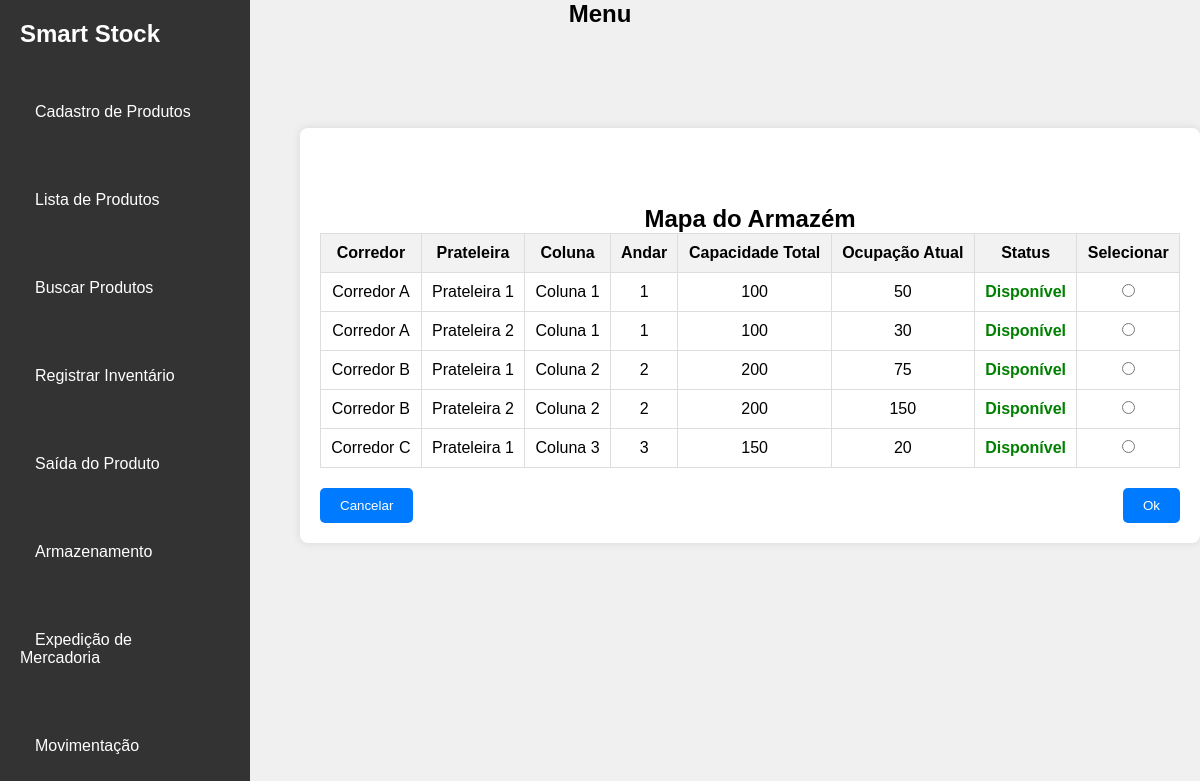
Before: /view/Armazenamento.php (signed in) with the older database file.
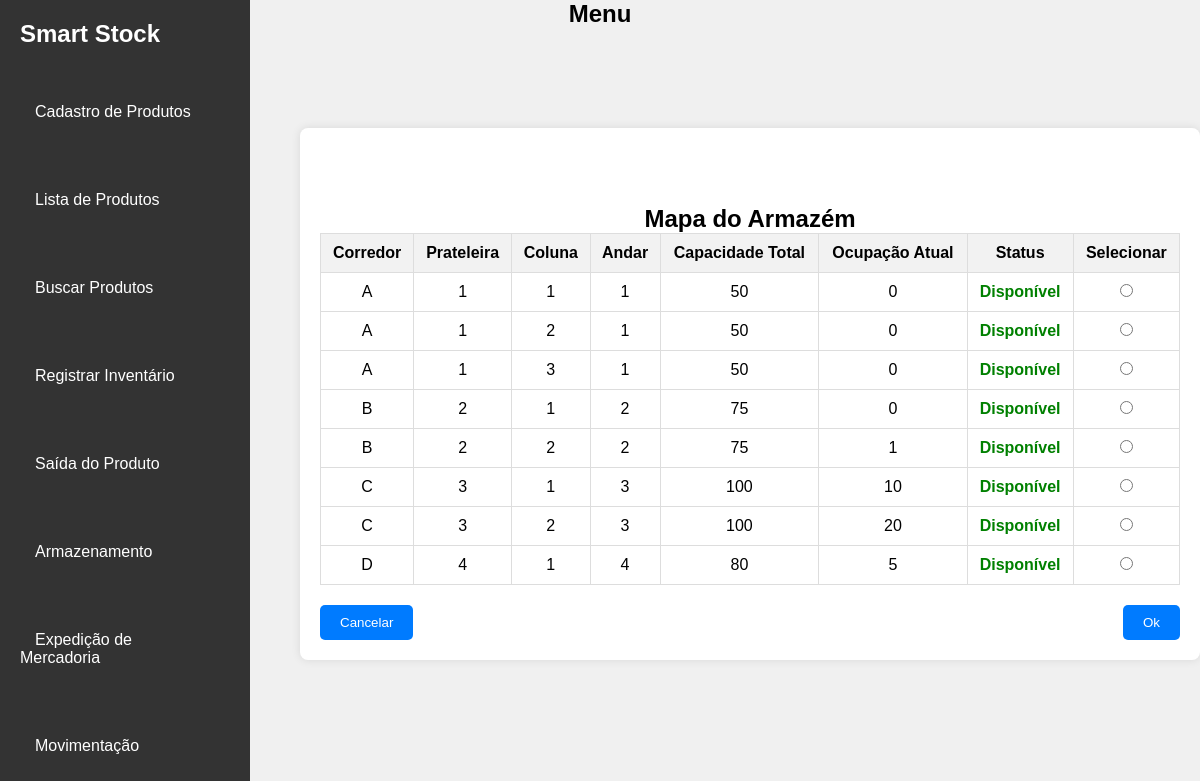
After: the same page with the newer database file.
### tables this page shows
CREATE TABLE `localizacao` (
  `localizacao_id` int NOT NULL,
  `corredor` varchar(50) DEFAULT NULL,
  `prateleira` varchar(255) NOT NULL,
  `coluna` varchar(255) NOT NULL,
  `andar` int NOT NULL,
  `capacidade_total` int NOT NULL,
  `ocupacao_atual` int NOT NULL
);

### dao/LocalizacaoDao.php (called while the page is built, shortened)
<?php
class LocalizacaoDAO
{
    public static function listarLocalizacao()
    {
        try {
            $conexao = Conexao::conectar();
            $query = "SELECT * FROM localizacao";
            $stmt = $conexao->prepare($query);
            $stmt->execute();
            return $stmt->fetchAll(PDO::FETCH_ASSOC);
        } catch (PDOException $e) {
            throw new Exception('Erro ao listar localizações: ' . $e->getMessage());
        }
    }
}

### view/Armazenamento.php (the view, shortened to what this page needs)
<!DOCTYPE html>
<html lang="pt-BR">
<head>
</head>
<?php
$localizacoes = LocalizacaoDao::ListarLocalizacao();
?>
<!DOCTYPE html>
<html lang="pt-BR">
<head>
    <link rel="stylesheet" href="../css/header.css">
    <link rel="stylesheet" href="../css/index.css">
</head>
<body>
    <header id="header">
        <nav id="navbar">
            <h1 id="system-name">Smart Stock</h1>
            <ul id="nav">
                <li class="nav-item"><a href="cadastroProduto.php">Cadastro de Produtos</a></li>
                <li class="nav-item"><a href="listaProduto.php">Lista de Produtos</a></li>
                <li class="nav-item"><a href="buscarProduto.php">Buscar Produtos</a></li>
                <li class="nav-item"><a href="registrarInventario.php">Registrar Inventário</a></li>
                <li class="nav-item"><a href="registrarSaidaProduto.php">Saída do Produto</a></li>
                <li class="nav-item"><a href="Armazenamento.php">Armazenamento</a></li>
                <li class="nav-item"><a href="ExpediçãodeMercadoria.php">Expedição de Mercadoria</a></li>
                <li class="nav-item"><a href="movimentacao.php">Movimentação</a></li>
            </ul>
        </nav>
    </header>
    <nav class="menu" id="menu">
        <h2>Menu</h2>
    </nav>
    <div class="container">
        <h1>Selecione o Local de Armazenamento</h1>
        <form id="form-locacao" action="../controller/cadastrarLocalizacao.php" method="post">
            <div class="map">
                <h2>Mapa do Armazém</h2>
                <table id="warehouse-map">
                    <thead>
                        <tr>
                            <th>Corredor</th>
                            <th>Prateleira</th>
                            <th>Coluna</th>
                            <th>Andar</th>
                            <th>Capacidade Total</th>
                            <th>Ocupação Atual</th>
                            <th>Status</th>
                            <th>Selecionar</th>
                        </tr>
                    </thead>
                    <tbody id="location-table">
                        <?php foreach ($localizacoes as $localizacao): ?>
                            <tr>
                                <td><?php echo htmlspecialchars($localizacao['corredor']); ?></td>
                                <td><?php echo htmlspecialchars($localizacao['prateleira']); ?></td>
                                <td><?php echo htmlspecialchars($localizacao['coluna']); ?></td>
                                <td><?php echo htmlspecialchars($localizacao['andar']); ?></td>
                                <td><?php echo htmlspecialchars($localizacao['capacidade_total']); ?></td>
                                <td><?php echo htmlspecialchars($localizacao['ocupacao_atual']); ?></td>
                                <td class="<?php echo ($localizacao['ocupacao_atual'] < $localizacao['capacidade_total']) ? 'status-disponivel' : 'status-sobrecarregado'; ?>">
                                    <?php echo ($localizacao['ocupacao_atual'] < $localizacao['capacidade_total']) ? 'Disponível' : 'Sobrecarregado'; ?>
                                </td>
                                <td>
                                    <input type="radio" name="localizacao_id" value="<?php echo htmlspecialchars($localizacao['localizacao_id']); ?>"
                                        data-corredor="<?php echo htmlspecialchars($localizacao['corredor']); ?>"
                                        data-prateleira="<?php echo htmlspecialchars($localizacao['prateleira']); ?>"
                                        data-coluna="<?php echo htmlspecialchars($localizacao['coluna']); ?>"
                                        data-andar="<?php echo htmlspecialchars($localizacao['andar']); ?>"
                                        data-capacidade="<?php echo htmlspecialchars($localizacao['capacidade_total']); ?>"
                                        data-ocupacao="<?php echo htmlspecialchars($localizacao['ocupacao_atual']); ?>"
                                        onchange="updateSelectedLocation(this)" required>
                                </td>
                            </tr>
                        <?php endforeach; ?>
                    </tbody>
                </table>
            </div>
            <div class="buttons">
                <button type="button" id="btn-cancelar">Cancelar</button>
                <button type="submit" id="btn-ok">Ok</button>
            </div>
        </form>
</body>
</html>

Changed rows visible on the page:
removed localizacao: corredor "Corredor A", prateleira "Prateleira 1", coluna "Coluna 1", andar "1", capacidade_total "100", ocupacao_atual "50", shows "Disponível"
removed localizacao: corredor "Corredor A", prateleira "Prateleira 2", coluna "Coluna 1", andar "1", capacidade_total "100", ocupacao_atual "30", shows "Disponível"
removed localizacao: corredor "Corredor B", prateleira "Prateleira 1", coluna "Coluna 2", andar "2", capacidade_total "200", ocupacao_atual "75", shows "Disponível"
removed localizacao: corredor "Corredor B", prateleira "Prateleira 2", coluna "Coluna 2", andar "2", capacidade_total "200", ocupacao_atual "150", shows "Disponível"
removed localizacao: corredor "Corredor C", prateleira "Prateleira 1", coluna "Coluna 3", andar "3", capacidade_total "150", ocupacao_atual "20", shows "Disponível"
added localizacao: corredor "A", prateleira "1", coluna "1", andar "1", capacidade_total "50", ocupacao_atual "0", shows "Disponível"
added localizacao: corredor "A", prateleira "1", coluna "2", andar "1", capacidade_total "50", ocupacao_atual "0", shows "Disponível"
added localizacao: corredor "A", prateleira "1", coluna "3", andar "1", capacidade_total "50", ocupacao_atual "0", shows "Disponível"
added localizacao: corredor "B", prateleira "2", coluna "1", andar "2", capacidade_total "75", ocupacao_atual "0", shows "Disponível"
added localizacao: corredor "B", prateleira "2", coluna "2", andar "2", capacidade_total "75", ocupacao_atual "1", shows "Disponível"
added localizacao: corredor "C", prateleira "3", coluna "1", andar "3", capacidade_total "100", ocupacao_atual "10", shows "Disponível"
added localizacao: corredor "C", prateleira "3", coluna "2", andar "3", capacidade_total "100", ocupacao_atual "20", shows "Disponível"
added localizacao: corredor "D", prateleira "4", coluna "1", andar "4", capacidade_total "80", ocupacao_atual "5", shows "Disponível"
